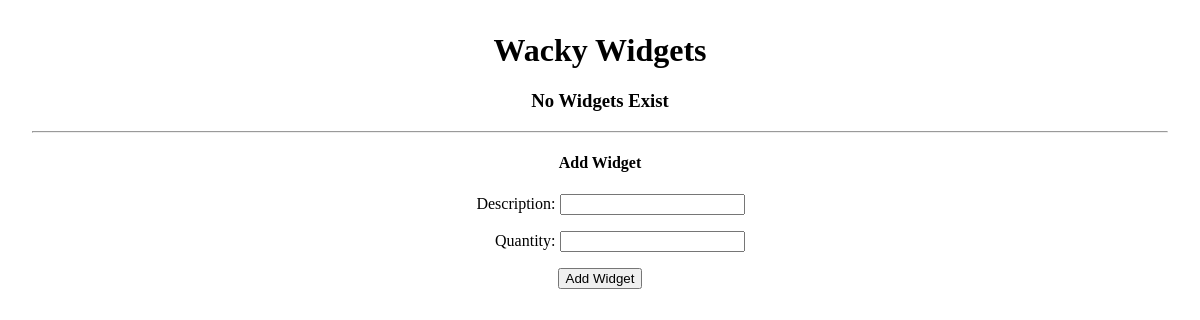
The app's page /, older data.
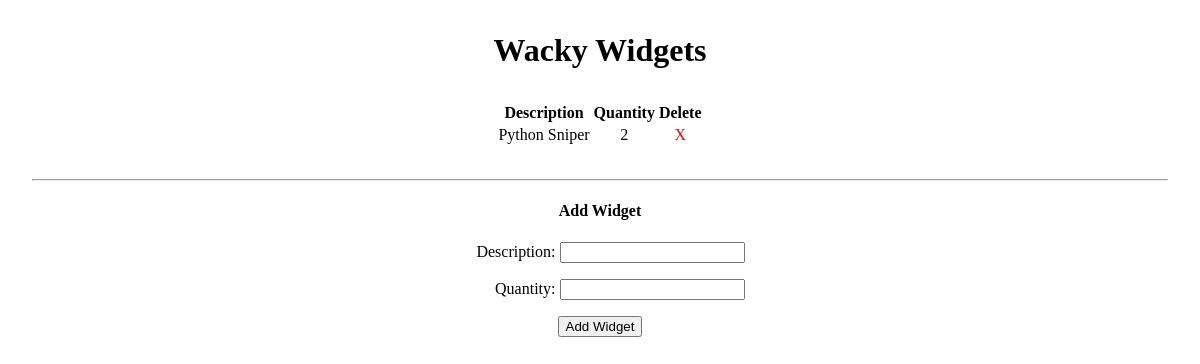
The same page, newer data.
### main_app/models.py (models this page shows, shortened)
class Widget(models.Model):
    description = models.CharField(max_length=30)
    quantity = models.IntegerField()

### main_app/views.py (the view)
# urls.py: path('', views.index, name='index'),
def index(request):
    widgets = Widget.objects.all()
    form = WidgetForm()
    if request.method == 'POST':
        form = WidgetForm(request.POST)
        if form.is_valid():
            form.save()
        return redirect('/')
    context = {'widgets': widgets, 'form':form}
    return render(request, 'index.html', context)

### main_app/forms.py
class WidgetForm(ModelForm):
    class Meta:
        model = Widget
        fields = ['description', 'quantity']

### main_app/templates/index.html (shortened to what this page needs)
<!DOCTYPE html>
<html lang="en">
<head>
    <link rel="stylesheet" href="https://unpkg.com/purecss@1.0.0/build/pure-min.css">
    <link rel="stylesheet" href="/static/style.css">
</head>
<body>
    <h1>Wacky Widgets</h1>
    {% if widgets.count == 0 %}
        <h3>No Widgets Exist</h3>
    {% else %}
        <table class="pure-table pure-table-striped">
            <thead>
                <tr>
                    <th>Description</th>
                    <th>Quantity</th>
                    <th>Delete</th>
                </tr>
            </thead>
            <tbody>
                {% for w in widgets %}
                    <tr>
                        <td>{{ w.description }}</td>
                        <td>{{ w.quantity }}</td>
                        <td><a href="{% url 'delete' w.id %}">X</a></td>
                    </tr>
                {% endfor %}
            </tbody>
        </table>
    {% endif %}
    <hr>
    <h4>Add Widget</h4>
    <form class="pure-form" action="" method="post">
        {{ form.as_p }}
        <button type="submit" class="pure-button">Add Widget</button>
    </form>
</body>
</html>

### main_app/static/style.css (style rules this page uses)
body { text-align: center; margin: 2rem; }
label { display: inline-block; width: 100px; text-align: right; }
table { margin: 2rem auto; }
table a { color: red; text-decoration: none; }

Row changes from the older to the newer data that the page shows:
added Widget: description "Python Sniper", quantity "2"
Text that changed along with them:
text no longer shown: "No Widgets Exist"
text now shown: "Description Quantity Delete"
